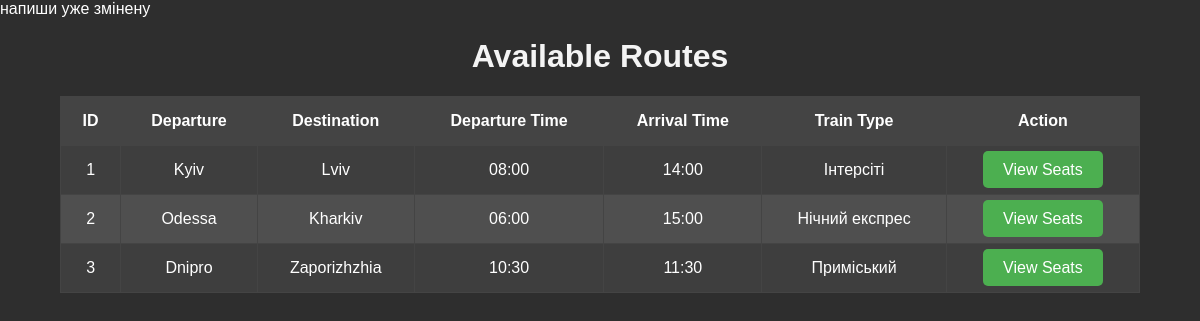
/routes, run on the app's committed database.
### tables this page shows
CREATE TABLE routes (
                id INTEGER PRIMARY KEY AUTOINCREMENT,
                departure TEXT NOT NULL,
                destination TEXT NOT NULL,
                departure_time TEXT NOT NULL,
                arrival_time TEXT NOT NULL,
                base_price REAL NOT NULL,
                train_type_id INTEGER NOT NULL,
                FOREIGN KEY (train_type_id) REFERENCES train_types (id)
            );

CREATE TABLE train_types (
                id INTEGER PRIMARY KEY AUTOINCREMENT,
                name TEXT NOT NULL,
                seat_count INTEGER NOT NULL,
                price_multiplier REAL NOT NULL,
                speed_multiplier REAL NOT NULL
            );

### railway_station/app.py (the view)
@app.route('/routes')
def routes():
    with sqlite3.connect('database.db') as conn:
        cursor = conn.cursor()
        cursor.execute('''
            SELECT routes.id, routes.departure, routes.destination, routes.departure_time,
                   routes.arrival_time, train_types.name
            FROM routes
            JOIN train_types ON routes.train_type_id = train_types.id
        ''')
        routes = cursor.fetchall()  # Отримуємо всі дані про рейси
    return render_template('routes.html', routes=routes)

### railway_station/templates/routes.html (shortened to what this page needs)
напиши уже змінену <!DOCTYPE html>
<html lang="en">
<head>
</head>
<body>
    <h1>Available Routes</h1>
    <div class="container">
        <table>
            <thead>
                <tr>
                    <th>ID</th>
                    <th>Departure</th>
                    <th>Destination</th>
                    <th>Departure Time</th>
                    <th>Arrival Time</th>
                    <th>Train Type</th>
                    <th>Action</th>
                </tr>
            </thead>
            <tbody>
                {% for route in routes %}
                <tr>
                    <td>{{ route[0] }}</td>
                    <td>{{ route[1] }}</td>
                    <td>{{ route[2] }}</td>
                    <td>{{ route[3] }}</td>
                    <td>{{ route[4] }}</td>
                    <td>{{ route[5] }}</td>
                    <td><a href="/seats/{{ route[0] }}">View Seats</a></td>
                </tr>
                {% endfor %}
            </tbody>
        </table>
    </div>
</body>
</html>

### railway_station/templates/routes.html (style rules this page uses)
body { font-family: Arial, sans-serif; background-color: #2e2e2e; color: #ffffff; margin: 0; padding: 0; }
h1 { text-align: center; margin-top: 20px; color: #f4f4f4; }
table { width: 90%; margin: 20px auto; border-collapse: collapse; background-color: #3e3e3e; }
th, td { padding: 15px; text-align: center; border: 1px solid #444; }
th { background-color: #444; color: #fff; }
tr:nth-child(even) { background-color: #4f4f4f; }
a { text-decoration: none; color: #ffffff; background-color: #4CAF50; padding: 10px 20px; border-radius: 5px; transition: background-color 0.3s; }
.container { text-align: center; margin-top: 20px; }

### data on the page
routes: id "1", departure "Kyiv", destination "Lviv", departure_time "08:00", arrival_time "14:00", name "Інтерсіті"
routes: id "2", departure "Odessa", destination "Kharkiv", departure_time "06:00", arrival_time "15:00", name "Нічний експрес"
routes: id "3", departure "Dnipro", destination "Zaporizhzhia", departure_time "10:30", arrival_time "11:30", name "Приміський"
